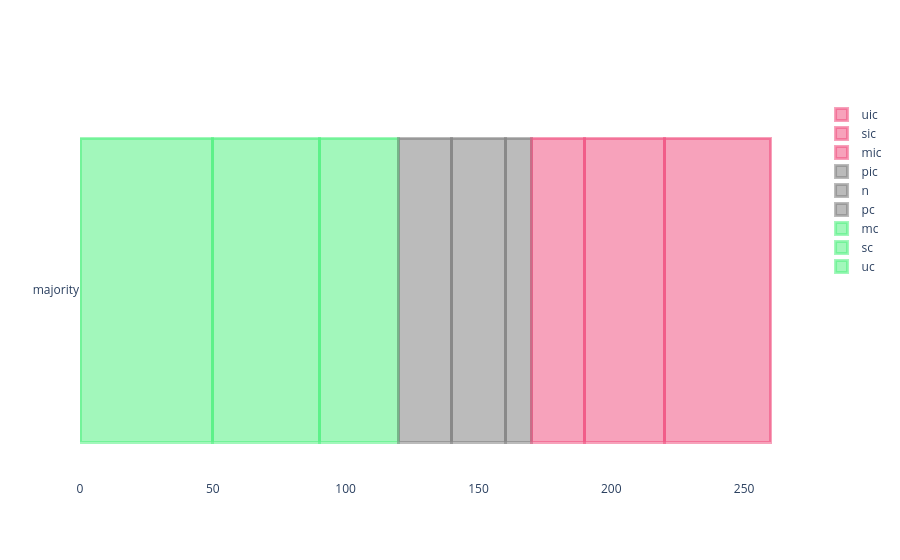

Notebook cell for this chart:
### Code cell
import plotly.graph_objects as go

# set plotly background to white
go.Layout(paper_bgcolor='rgba(0,0,0,0)', plot_bgcolor='rgba(0,0,0,0)')

voting_scheme = ['majority']
values = [[50],[40],[30],[20],[20],[10],[20],[30],[40]]
labels = ['uc', 'sc', 'mc', 'pc','n','pic','mic','sic','uic']

h = 240
m = 120
l = 70
a = 0.5

green = f'rgba({l}, {h}, {m}, {a})'
gray = f'rgba({m}, {m}, {m}, {a})'
red = f'rgba({h}, {l}, {m}, {a})'

colors = {'uc':  green,
          'sc':  green,
          'mc':  green,
          'pc':  gray,
          'n':   gray,
          'uic': red,
          'sic': red,
          'mic': red,
          'pic': gray,}

fig = go.Figure()

fig.update_layout(
    plot_bgcolor='rgba(0,0,0,0)',
    paper_bgcolor='rgba(0,0,0,0)'
)

for i, value in enumerate(values):
    fig.add_trace(go.Bar(
        y=voting_scheme,
        x=value,
        name=labels[i],
        orientation='h',
        marker=dict(
            color=colors[labels[i]],
            line=dict(color=colors[labels[i]], width=3)
        )
    ))

fig.update_layout(barmode='stack')
fig.show()

### Figure 1 — Plotly figure (JSON) as saved in the notebook; plotly's stock layout.template omitted (floating-point values rounded to 4 significant figures)
{"data": [{"marker": {"color": "rgba(70, 240, 120, 0.5)", "line": {"color": "rgba(70, 240, 120, 0.5)", "width": 3}}, "name": "uc", "orientation": "h", "type": "bar", "x": [50], "y": ["majority"]}, {"marker": {"color": "rgba(70, 240, 120, 0.5)", "line": {"color": "rgba(70, 240, 120, 0.5)", "width": 3}}, "name": "sc", "orientation": "h", "type": "bar", "x": [40], "y": ["majority"]}, {"marker": {"color": "rgba(70, 240, 120, 0.5)", "line": {"color": "rgba(70, 240, 120, 0.5)", "width": 3}}, "name": "mc", "orientation": "h", "type": "bar", "x": [30], "y": ["majority"]}, {"marker": {"color": "rgba(120, 120, 120, 0.5)", "line": {"color": "rgba(120, 120, 120, 0.5)", "width": 3}}, "name": "pc", "orientation": "h", "type": "bar", "x": [20], "y": ["majority"]}, {"marker": {"color": "rgba(120, 120, 120, 0.5)", "line": {"color": "rgba(120, 120, 120, 0.5)", "width": 3}}, "name": "n", "orientation": "h", "type": "bar", "x": [20], "y": ["majority"]}, {"marker": {"color": "rgba(120, 120, 120, 0.5)", "line": {"color": "rgba(120, 120, 120, 0.5)", "width": 3}}, "name": "pic", "orientation": "h", "type": "bar", "x": [10], "y": ["majority"]}, {"marker": {"color": "rgba(240, 70, 120, 0.5)", "line": {"color": "rgba(240, 70, 120, 0.5)", "width": 3}}, "name": "mic", "orientation": "h", "type": "bar", "x": [20], "y": ["majority"]}, {"marker": {"color": "rgba(240, 70, 120, 0.5)", "line": {"color": "rgba(240, 70, 120, 0.5)", "width": 3}}, "name": "sic", "orientation": "h", "type": "bar", "x": [30], "y": ["majority"]}, {"marker": {"color": "rgba(240, 70, 120, 0.5)", "line": {"color": "rgba(240, 70, 120, 0.5)", "width": 3}}, "name": "uic", "orientation": "h", "type": "bar", "x": [40], "y": ["majority"]}], "layout": {"barmode": "stack", "paper_bgcolor": "rgba(0,0,0,0)", "plot_bgcolor": "rgba(0,0,0,0)"}}
